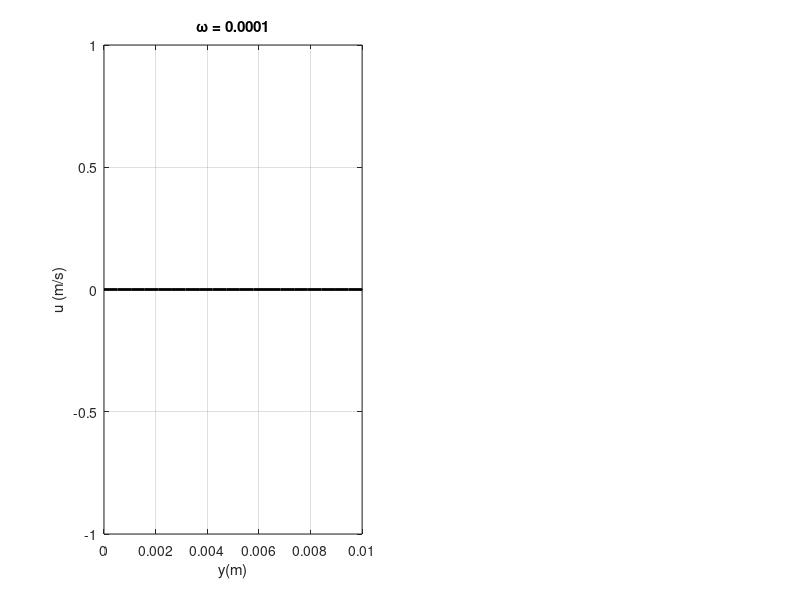

Here is the MATLAB script that generated this plot:
clc; clear all; close all;

%% Parameters

Uo      = 1;                % Speed constant
U0      = 0;                % Initial speed
nu      = 10^(-6);          % Water viscosity
h       = 0.01;             % Thickness between the two plates
npts    = 20;               % Numbers of points between the two plates (mesh)
Re      = [0.01,100];      % Reynolds number
omega   = Re*nu/(h^2);      % Omega

%% Discretization

dy      = h/(npts-1);       % Mesh increment
dt      = 0.5*dy^2/nu;      % Maximum time increment
C  = (nu*dt)/(dy^2);   % Stability parameter C

t                = 0;
U1(npts)         = 0;
U2(npts)         = 0;
Unew1            = U1;
Unew2            = U2;
y                = linspace(0,h,npts);

%tsteps = 10/omega(1);
tsteps = 100000;         %took about 140s => t=10000
                         %ran for about 6 minutes with t=100000 and no
                         %result
tsteps1= 10/omega(2);
tfinal = dt*tsteps;

for i = 1:tsteps

    t   = t+dt;
    Up1  = Uo*cos(omega(2)*t);
    Unew1(1)     = Up1;
    Unew1(npts)  = U0;

    for j = 2:npts-1

        Unew1(j) = U1(j) + C * (U1(j-1)+U1(j+1)-2*U1(j));

        j       = j+1;

    end
    %fprintf('%.f\n %',i);
end

figure(1)
title(['Velocity profile for T = ',num2str(t)])
subplot(1,2,1)
plot(y, U1,'k','LineWidth',2)
title(['\omega = ',num2str(omega(1))])
xlabel('y(m)')
ylabel('u (m/s)')
grid

axis([0,h,-Uo,Uo])

U1 = Unew1;

%for i = 1:tsteps1

    %t   = t+dt;
    %Up2  = Uo*cos(omega(2)*t);
    %Unew2(1)     = Up2;
    %Unew2(npts)  = U0;

    %for j = 2:npts-1

        %Unew2(j) = U2(j) + C * (U2(j-1)+U2(j+1)-2*U2(j));

        %j       = j+1;

    %end

    %axis([0,h,-Uo,Uo])
    %subplot(1,2,2)
    %plot(y,U2,'b','LineWidth',2)
    %title(['\omega  = ',num2str(omega(2))])
    %xlabel('y(m)')
    %ylabel('u (m/s)')
    %grid
    %legend(['t = ',num2str(t),' sec'])
    %axis([0,h,-Uo,Uo])
    %pause(0.001);

    %U2 = Unew2;
    %fprintf('%.f\n %',i);
%end
